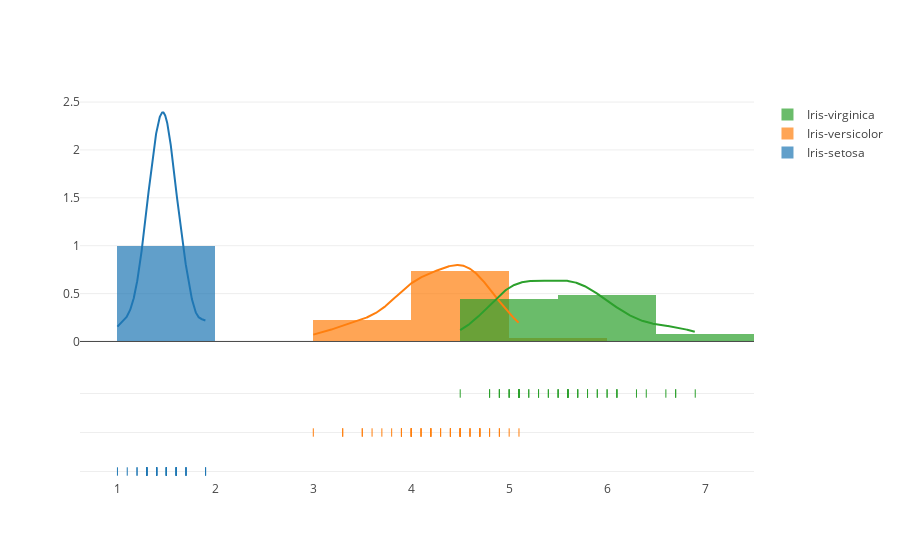

Notebook source saved alongside this figure:
### Code cell
fig = ff.create_distplot(hist_data, group_labels)
iplot(fig)

### Figure 1 — Plotly figure (JSON) as saved in the notebook; plotly's stock layout.template omitted (floating-point values rounded to 4 significant figures; data arrays with more than 128 entries replaced by an {"elided": "..."} marker saying what was removed)
{"data": [{"autobinx": false, "histnorm": "probability density", "legendgroup": "Iris-setosa", "marker": {"color": "rgb(31, 119, 180)"}, "name": "Iris-setosa", "opacity": 0.7, "type": "histogram", "x": [1.4, 1.4, 1.3, 1.5, 1.4, 1.7, 1.4, 1.5, 1.4, 1.5, 1.5, 1.6, 1.4, 1.1, 1.2, 1.5, 1.3, 1.4, 1.7, 1.5, 1.7, 1.5, 1, 1.7, 1.9, 1.6, 1.6, 1.5, 1.4, 1.6, 1.6, 1.5, 1.5, 1.4, 1.5, 1.2, 1.3, 1.5, 1.3, 1.5, 1.3, 1.3, 1.3, 1.6, 1.9, 1.4, 1.6, 1.4, 1.5, 1.4], "xaxis": "x1", "xbins": {"end": 1.9, "size": 1, "start": 1}, "yaxis": "y1"}, {"autobinx": false, "histnorm": "probability density", "legendgroup": "Iris-versicolor", "marker": {"color": "rgb(255, 127, 14)"}, "name": "Iris-versicolor", "opacity": 0.7, "type": "histogram", "x": [4.7, 4.5, 4.9, 4, 4.6, 4.5, 4.7, 3.3, 4.6, 3.9, 3.5, 4.2, 4, 4.7, 3.6, 4.4, 4.5, 4.1, 4.5, 3.9, 4.8, 4, 4.9, 4.7, 4.3, 4.4, 4.8, 5, 4.5, 3.5, 3.8, 3.7, 3.9, 5.1, 4.5, 4.5, 4.7, 4.4, 4.1, 4, 4.4, 4.6, 4, 3.3, 4.2, 4.2, 4.2, 4.3, 3, 4.1], "xaxis": "x1", "xbins": {"end": 5.1, "size": 1, "start": 3}, "yaxis": "y1"}, {"autobinx": false, "histnorm": "probability density", "legendgroup": "Iris-virginica", "marker": {"color": "rgb(44, 160, 44)"}, "name": "Iris-virginica", "opacity": 0.7, "type": "histogram", "x": [6, 5.1, 5.9, 5.6, 5.8, 6.6, 4.5, 6.3, 5.8, 6.1, 5.1, 5.3, 5.5, 5, 5.1, 5.3, 5.5, 6.7, 6.9, 5, 5.7, 4.9, 6.7, 4.9, 5.7, 6, 4.8, 4.9, 5.6, 5.8, 6.1, 6.4, 5.6, 5.1, 5.6, 6.1, 5.6, 5.5, 4.8, 5.4, 5.6, 5.1, 5.1, 5.9, 5.7, 5.2, 5, 5.2, 5.4, 5.1], "xaxis": "x1", "xbins": {"end": 6.9, "size": 1, "start": 4.5}, "yaxis": "y1"}, {"legendgroup": "Iris-setosa", "marker": {"color": "rgb(31, 119, 180)"}, "mode": "lines", "name": "Iris-setosa", "showlegend": false, "type": "scatter", "x": {"elided": "500 float values"}, "xaxis": "x1", "y": {"elided": "500 float values"}, "yaxis": "y1"}, {"legendgroup": "Iris-versicolor", "marker": {"color": "rgb(255, 127, 14)"}, "mode": "lines", "name": "Iris-versicolor", "showlegend": false, "type": "scatter", "x": {"elided": "500 float values"}, "xaxis": "x1", "y": {"elided": "500 float values"}, "yaxis": "y1"}, {"legendgroup": "Iris-virginica", "marker": {"color": "rgb(44, 160, 44)"}, "mode": "lines", "name": "Iris-virginica", "showlegend": false, "type": "scatter", "x": {"elided": "500 float values"}, "xaxis": "x1", "y": {"elided": "500 float values"}, "yaxis": "y1"}, {"legendgroup": "Iris-setosa", "marker": {"color": "rgb(31, 119, 180)", "symbol": "line-ns-open"}, "mode": "markers", "name": "Iris-setosa", "showlegend": false, "text": null, "type": "scatter", "x": [1.4, 1.4, 1.3, 1.5, 1.4, 1.7, 1.4, 1.5, 1.4, 1.5, 1.5, 1.6, 1.4, 1.1, 1.2, 1.5, 1.3, 1.4, 1.7, 1.5, 1.7, 1.5, 1, 1.7, 1.9, 1.6, 1.6, 1.5, 1.4, 1.6, 1.6, 1.5, 1.5, 1.4, 1.5, 1.2, 1.3, 1.5, 1.3, 1.5, 1.3, 1.3, 1.3, 1.6, 1.9, 1.4, 1.6, 1.4, 1.5, 1.4], "xaxis": "x1", "y": ["Iris-setosa", "Iris-setosa", "Iris-setosa", "Iris-setosa", "Iris-setosa", "Iris-setosa", "Iris-setosa", "Iris-setosa", "Iris-setosa", "Iris-setosa", "Iris-setosa", "Iris-setosa", "Iris-setosa", "Iris-setosa", "Iris-setosa", "Iris-setosa", "Iris-setosa", "Iris-setosa", "Iris-setosa", "Iris-setosa", "Iris-setosa", "Iris-setosa", "Iris-setosa", "Iris-setosa", "Iris-setosa", "Iris-setosa", "Iris-setosa", "Iris-setosa", "Iris-setosa", "Iris-setosa", "Iris-setosa", "Iris-setosa", "Iris-setosa", "Iris-setosa", "Iris-setosa", "Iris-setosa", "Iris-setosa", "Iris-setosa", "Iris-setosa", "Iris-setosa", "Iris-setosa", "Iris-setosa", "Iris-setosa", "Iris-setosa", "Iris-setosa", "Iris-setosa", "Iris-setosa", "Iris-setosa", "Iris-setosa", "Iris-setosa"], "yaxis": "y2"}, {"legendgroup": "Iris-versicolor", "marker": {"color": "rgb(255, 127, 14)", "symbol": "line-ns-open"}, "mode": "markers", "name": "Iris-versicolor", "showlegend": false, "text": null, "type": "scatter", "x": [4.7, 4.5, 4.9, 4, 4.6, 4.5, 4.7, 3.3, 4.6, 3.9, 3.5, 4.2, 4, 4.7, 3.6, 4.4, 4.5, 4.1, 4.5, 3.9, 4.8, 4, 4.9, 4.7, 4.3, 4.4, 4.8, 5, 4.5, 3.5, 3.8, 3.7, 3.9, 5.1, 4.5, 4.5, 4.7, 4.4, 4.1, 4, 4.4, 4.6, 4, 3.3, 4.2, 4.2, 4.2, 4.3, 3, 4.1], "xaxis": "x1", "y": ["Iris-versicolor", "Iris-versicolor", "Iris-versicolor", "Iris-versicolor", "Iris-versicolor", "Iris-versicolor", "Iris-versicolor", "Iris-versicolor", "Iris-versicolor", "Iris-versicolor", "Iris-versicolor", "Iris-versicolor", "Iris-versicolor", "Iris-versicolor", "Iris-versicolor", "Iris-versicolor", "Iris-versicolor", "Iris-versicolor", "Iris-versicolor", "Iris-versicolor", "Iris-versicolor", "Iris-versicolor", "Iris-versicolor", "Iris-versicolor", "Iris-versicolor", "Iris-versicolor", "Iris-versicolor", "Iris-versicolor", "Iris-versicolor", "Iris-versicolor", "Iris-versicolor", "Iris-versicolor", "Iris-versicolor", "Iris-versicolor", "Iris-versicolor", "Iris-versicolor", "Iris-versicolor", "Iris-versicolor", "Iris-versicolor", "Iris-versicolor", "Iris-versicolor", "Iris-versicolor", "Iris-versicolor", "Iris-versicolor", "Iris-versicolor", "Iris-versicolor", "Iris-versicolor", "Iris-versicolor", "Iris-versicolor", "Iris-versicolor"], "yaxis": "y2"}, {"legendgroup": "Iris-virginica", "marker": {"color": "rgb(44, 160, 44)", "symbol": "line-ns-open"}, "mode": "markers", "name": "Iris-virginica", "showlegend": false, "text": null, "type": "scatter", "x": [6, 5.1, 5.9, 5.6, 5.8, 6.6, 4.5, 6.3, 5.8, 6.1, 5.1, 5.3, 5.5, 5, 5.1, 5.3, 5.5, 6.7, 6.9, 5, 5.7, 4.9, 6.7, 4.9, 5.7, 6, 4.8, 4.9, 5.6, 5.8, 6.1, 6.4, 5.6, 5.1, 5.6, 6.1, 5.6, 5.5, 4.8, 5.4, 5.6, 5.1, 5.1, 5.9, 5.7, 5.2, 5, 5.2, 5.4, 5.1], "xaxis": "x1", "y": ["Iris-virginica", "Iris-virginica", "Iris-virginica", "Iris-virginica", "Iris-virginica", "Iris-virginica", "Iris-virginica", "Iris-virginica", "Iris-virginica", "Iris-virginica", "Iris-virginica", "Iris-virginica", "Iris-virginica", "Iris-virginica", "Iris-virginica", "Iris-virginica", "Iris-virginica", "Iris-virginica", "Iris-virginica", "Iris-virginica", "Iris-virginica", "Iris-virginica", "Iris-virginica", "Iris-virginica", "Iris-virginica", "Iris-virginica", "Iris-virginica", "Iris-virginica", "Iris-virginica", "Iris-virginica", "Iris-virginica", "Iris-virginica", "Iris-virginica", "Iris-virginica", "Iris-virginica", "Iris-virginica", "Iris-virginica", "Iris-virginica", "Iris-virginica", "Iris-virginica", "Iris-virginica", "Iris-virginica", "Iris-virginica", "Iris-virginica", "Iris-virginica", "Iris-virginica", "Iris-virginica", "Iris-virginica", "Iris-virginica", "Iris-virginica"], "yaxis": "y2"}], "layout": {"barmode": "overlay", "hovermode": "closest", "legend": {"traceorder": "reversed"}, "xaxis1": {"anchor": "y2", "domain": [0, 1], "zeroline": false}, "yaxis1": {"anchor": "free", "domain": [0.35, 1], "position": 0}, "yaxis2": {"anchor": "x1", "domain": [0, 0.25], "dtick": 1, "showticklabels": false}}}
